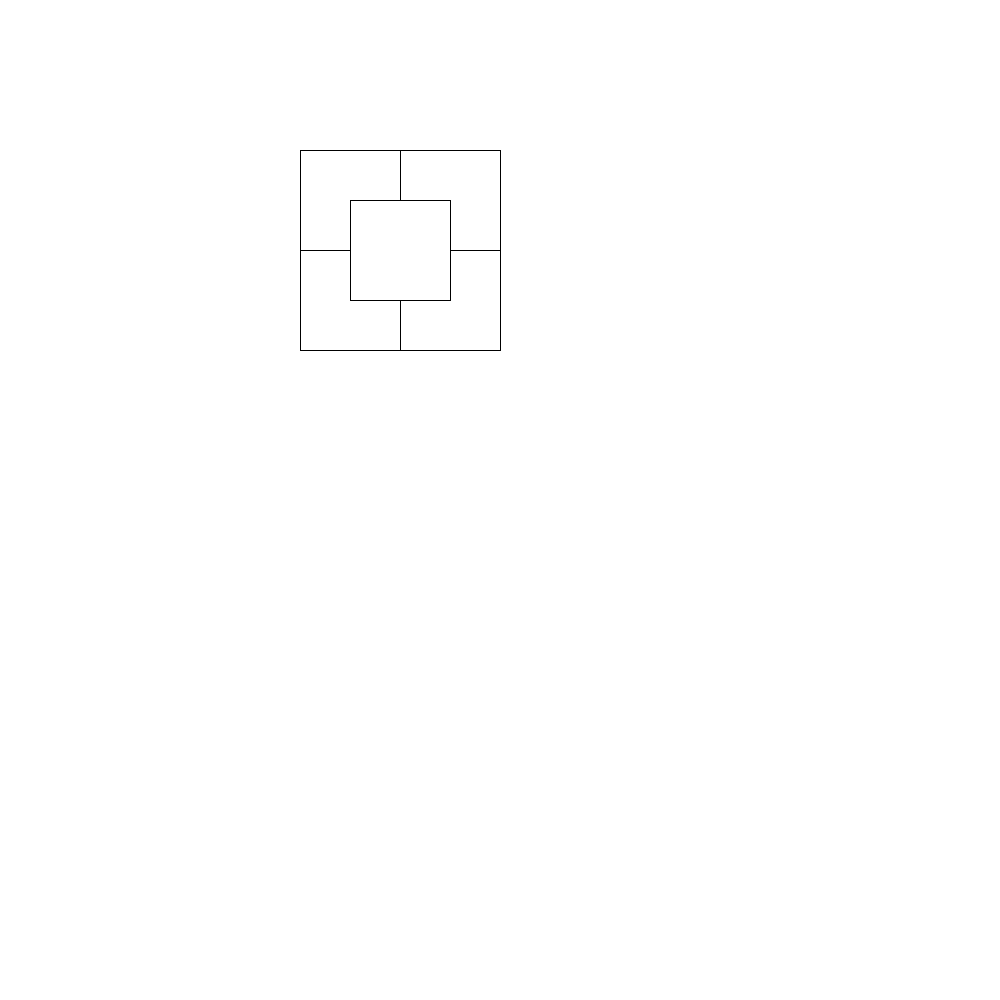
Frame 1 (no input)
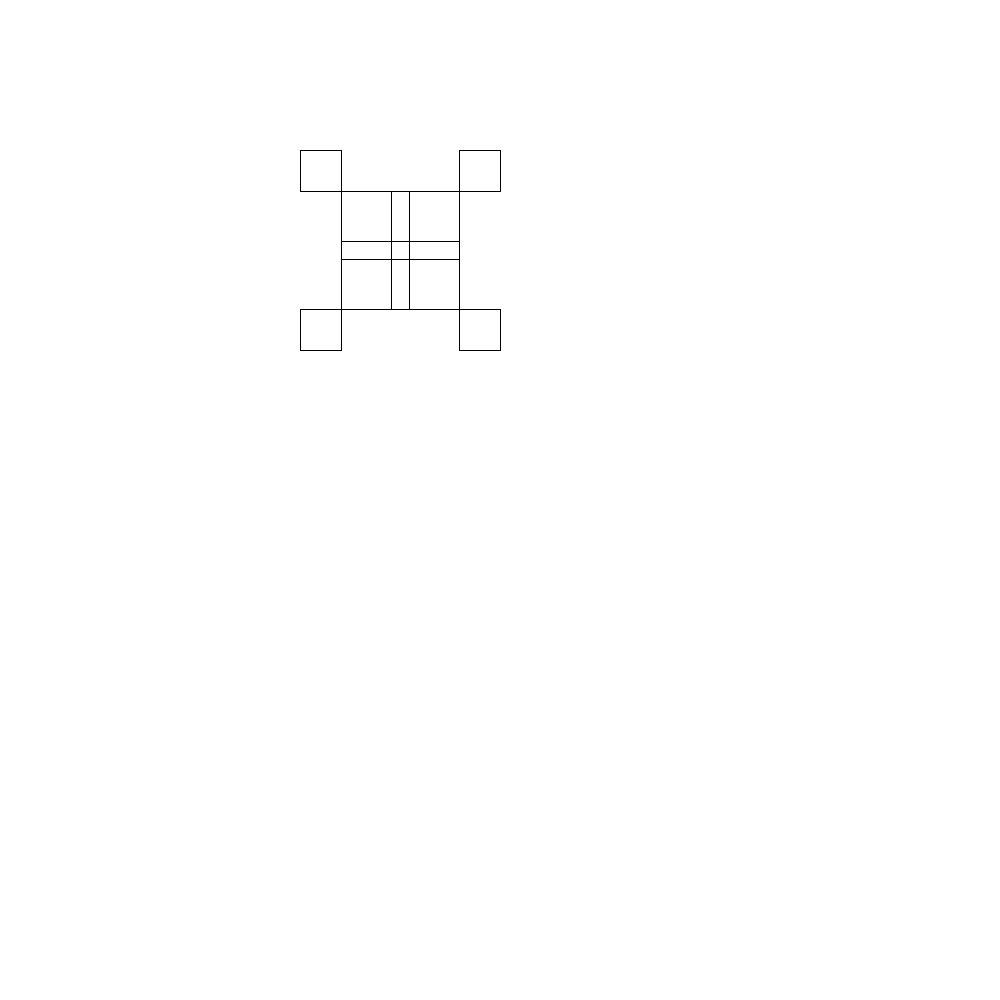
Frame 60 (the mouse pressed at the canvas centre just before this capture)
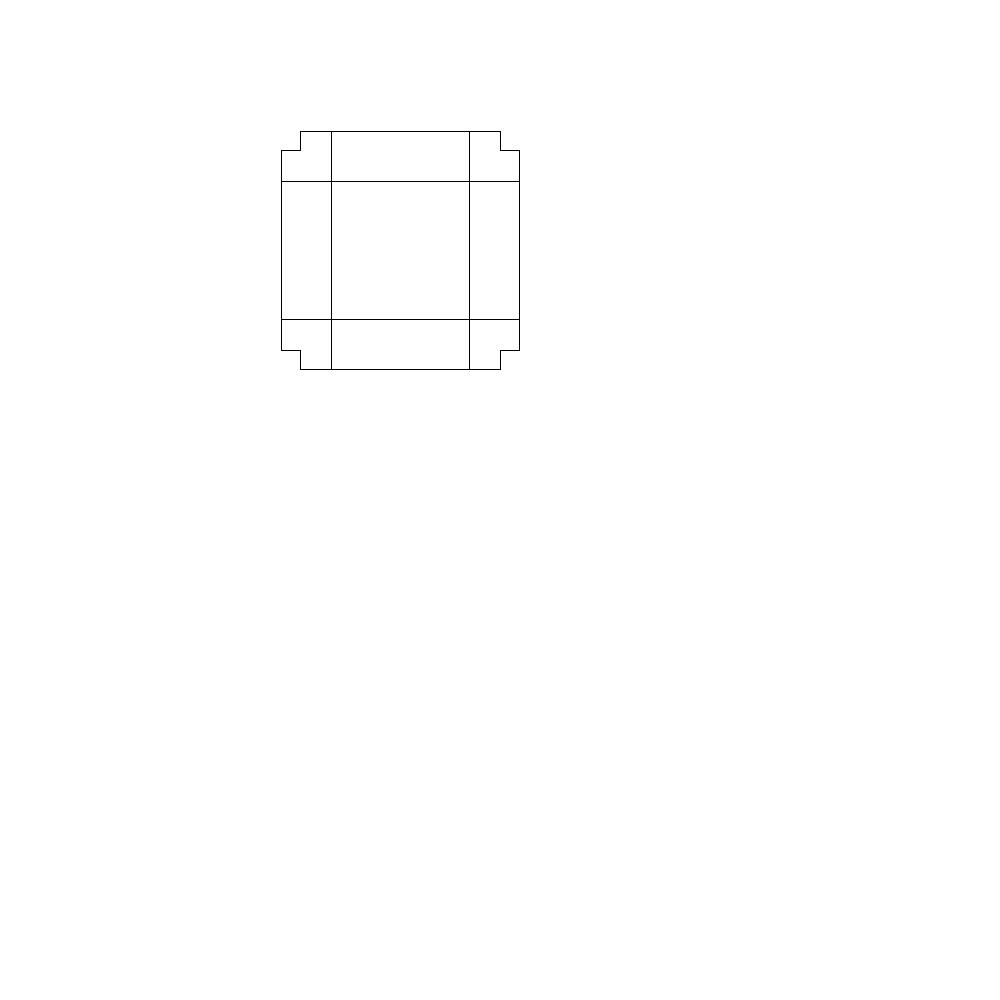
Frame 120 (the mouse held since frame 60 and released just before this capture)

The Processing sketch that drew these frames (run headless with seeded random() and noise(); from frame 60 on, the mouse is pressed at the canvas centre):

// Processing sketch: processing_57071
// ── processing_57071.pde

int w;
int h;
int x1;
int y1;
int x2;
int y2;
int a;

void setup(){
  size(1000,1000);
  
  w=100;
  h=w;
  x1=300;
  y1=150;
  x2=x1+w*2;
  y2=y1+h*2;
  a=w/2;
}

void draw
(){
background (255);

  line(x1, y1, x1+w, y1);
  line(x1, y1+h, x1+a, y1+h);
  line(x1, y1, x1, y1+h);
  line(x1+w, y1, x1+w, y1+a);
  line(x1+a, y1+a, x1+w, y1+a);
  line(x1+a, y1+a, x1+a, y1+h);

  line(x2, y1, x2-w, y1);
  line(x2, y1+h, x2-a, y1+h);
  line(x2-w, y1, x2-w, y1+a);
  line(x2, y1, x2, y1+h);
  line(x2-a, y1+a, x2-w, y1+a);
  line(x2-a, y1+a, x2-a, y1+h);

  line(x1, y2-h, x1+a, y2-h);
  line(x1, y2, x1+w, y2);
  line(x1, y2, x1, y2-h);
  line(x1+w, y2, x1+w, y2-a);
  line(x1+a, y2-a, x1+w, y2-a);
  line(x1+a, y2-a, x1+a, y2-h);
 
  line(x2, y2-h, x2-a, y2-h);
  line(x2, y2, x2-w, y2);
  line(x2-w, y2, x2-w, y2-a);
  line(x2, y2, x2, y2-h);
  line(x2-a, y2-a, x2-w, y2-a);
  line(x2-a, y2-a, x2-a, y2-h);

w=w-1;
h=h-1;
a=a+1;
}
